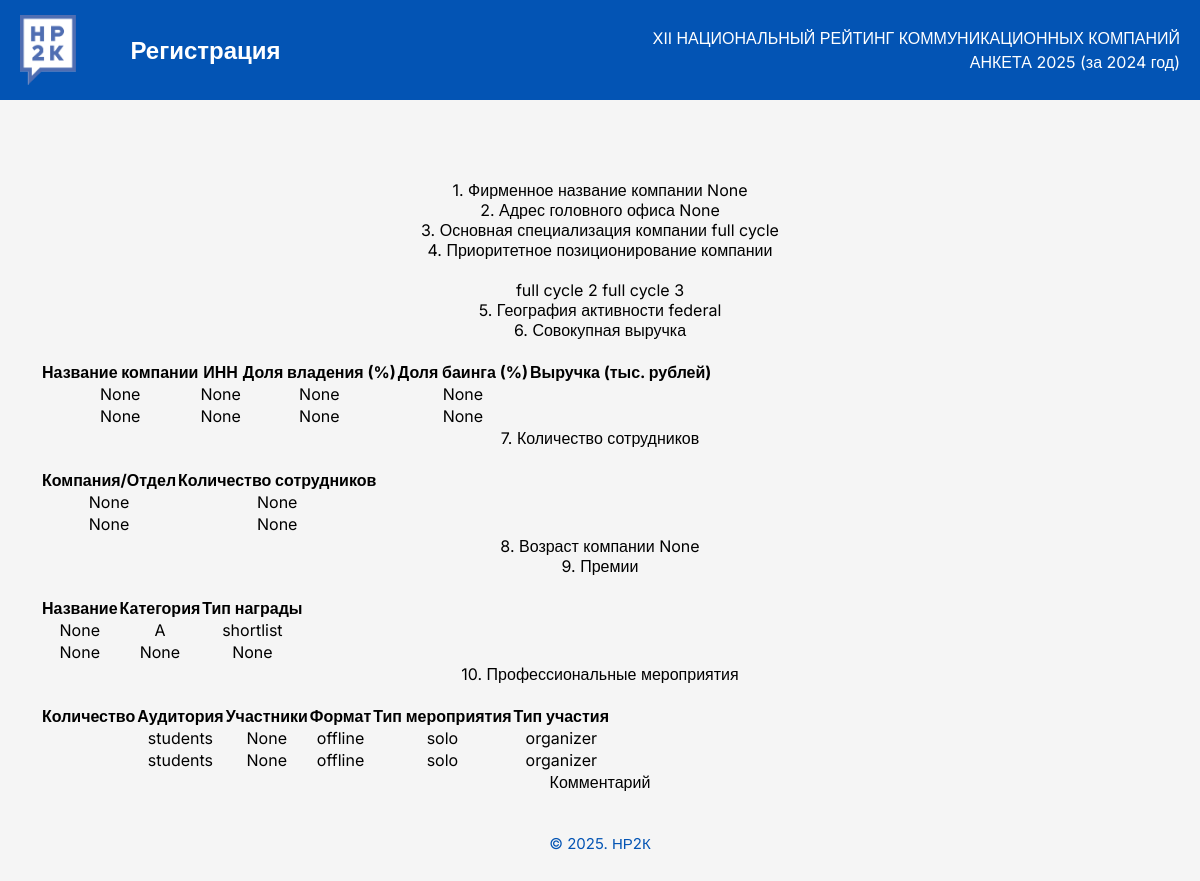
Before: /survey/58/ (signed in) with the older database file.
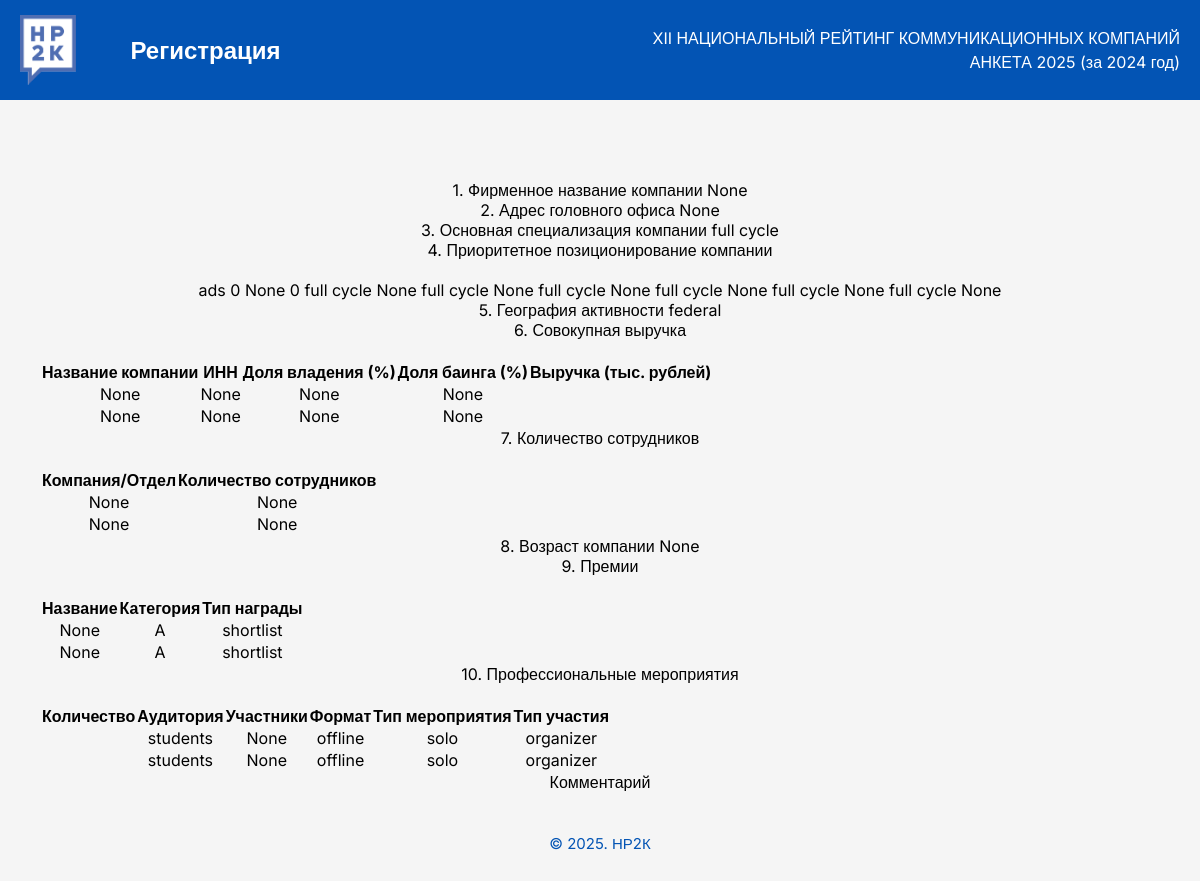
After: the same page with the newer database file.
### website/models.py (models this page shows, shortened)
class CompanySurvey(models.Model):
    GEOGRAPHY_CHOICES = [
        ('federal', 'Федеральный уровень'),
        ('regional', 'Региональный уровень'),
    ]
    SPECIALIZATION_CHOICES = [
        ('full cycle', 'Агентство полного цикла'),
        ('service', 'Маркетинговые коммуникации / Маркетинговые услуги'),
        ('explore', 'Коммуникационные исследования и аналитика / Исследования и аналитика'),
        ('commune',
         'Корпоративные и общественные коммуникации, связи с общественностью и органами публичной власти / Связи с общественностью'),
        ('consult', 'Политические коммуникации / Политическое консультирование'),
        ('ads', 'Рекламные коммуникации / Реклама'),
        ('event', 'Событийные коммуникации / Мероприятия / Event'),
        ('digital', 'Цифровые коммуникации / Digital'),
    ]
    user = models.ForeignKey(User, on_delete=models.CASCADE, related_name='surveys',blank=True, null=True)
    company_name = models.CharField(max_length=255, verbose_name="Фирменное наименование",blank=True,null=True)
    company_address = models.CharField(max_length=255,verbose_name="Адрес головного офиса",blank=True,null=True)
    specialization = models.CharField(choices=SPECIALIZATION_CHOICES, max_length=255, verbose_name="Основная специализация",blank=True,null=True)
    revenue = models.DecimalField(max_digits=12, decimal_places=2, verbose_name="Совокупная выручка", null=True, blank=True)
    geography_activity = models.CharField(
        max_length=20,
        choices=GEOGRAPHY_CHOICES,
        default='federal',
        verbose_name="География активности",
        null=True,blank=True
    )
    company_age = models.PositiveIntegerField(
        verbose_name="Возраст компании (лет)",
        null=True,
        blank=True
    )
    num_expert_employees = models.PositiveIntegerField(
        verbose_name="Количество сотрудников-экспертов",
        null=True,
        blank=True
    )
    num_employees_over_3_years = models.PositiveIntegerField(
        verbose_name="Количество сотрудников, работающих более 3 лет",
        null=True,
        blank=True
    )
    num_employees_in_communications = models.PositiveIntegerField(
        verbose_name="Количество сотрудников, работающих в коммуникациях более 3 лет",
        null=True,
        blank=True
    )
    num_government_awards = models.PositiveIntegerField(
        verbose_name="Количество государственных наград",
        null=True,
        blank=True
    )
    num_certificates = models.PositiveIntegerField(
        verbose_name="Количество сертификатов",
        null=True,
        blank=True
    )
    submission_date = models.DateField(auto_now_add=True, verbose_name="Дата заполнения")
    user_comment = models.TextField(
        verbose_name="Комментарий пользователя",
        null=True,
        blank=True
    )
    moderator_comment = models.TextField(
        verbose_name="Комментарий модератора",
        null=True,
        blank=True
    )
    survey_file = models.FileField(upload_to='survey_docs/', null=True, blank=True, verbose_name="File")
    doc = models.FileField(upload_to='survey_docs/', null=True, blank=True, verbose_name="Заверенный документ")
    logo = models.FileField(upload_to='survey_docs/', null=True, blank=True, verbose_name="Логотип")

class CompanyPositioning(models.Model):
    SERVICE_CHOICES = [
        ('full cycle', 'Агентство полного цикла'),
        ('service', 'Маркетинговые коммуникации / Маркетинговые услуги'),
        ('explore', 'Коммуникационные исследования и аналитика / Исследования и аналитика'),
        ('commune',
         'Корпоративные и общественные коммуникации, связи с общественностью и органами публичной власти / Связи с общественностью'),
        ('consult', 'Политические коммуникации / Политическое консультирование'),
        ('ads', 'Рекламные коммуникации / Реклама'),
        ('event', 'Событийные коммуникации / Мероприятия / Event'),
        ('digital', 'Цифровые коммуникации / Digital'),
    ]
    survey = models.ForeignKey(CompanySurvey, on_delete=models.CASCADE, related_name='positionings')
    service = models.CharField(max_length=255, choices=SERVICE_CHOICES, default='full cycle', verbose_name="Позиционирование",null=True,blank=True)
    revenue_share = models.PositiveIntegerField(verbose_name="Распределение выручки (%)",null=True,blank=True)

class CompanyRevenue(models.Model):
    survey = models.ForeignKey(
        'CompanySurvey',
        on_delete=models.CASCADE,
        related_name='revenues',
        verbose_name="Анкета"
        ,null=True,blank=True
    )
    company_name = models.CharField(
        max_length=255,
        verbose_name="Название компании",null=True,blank=True
    )
    inn = models.CharField(
        max_length=12,
        verbose_name="ИНН компании",null=True,blank=True
    )
    ownership_share = models.DecimalField(
        max_digits=5,
        decimal_places=2,
        verbose_name="Доля владения (%)",null=True,blank=True
    )
    buying_share = models.DecimalField(
        max_digits=5,
        decimal_places=2,
        verbose_name="Доля баинга в выручке (%)",null=True,blank=True
    )
    revenue_amount = models.DecimalField(
        max_digits=15,
        decimal_places=2,
        verbose_name="Доля выручки (тыс. рублей)",null=True,blank=True
    )

class CompanyEmployees(models.Model):
    survey = models.ForeignKey(CompanySurvey, on_delete=models.CASCADE, related_name='employees')
    department = models.CharField(max_length=255, verbose_name="Название компании/отдела",null=True,blank=True)
    employee_count = models.PositiveIntegerField(verbose_name="Количество сотрудников",null=True,blank=True)

class CompanyAwards(models.Model):
    survey = models.ForeignKey(CompanySurvey, on_delete=models.CASCADE, related_name='awards')
    award_name = models.CharField(max_length=255, verbose_name="Название премии",null=True,blank=True)
    award_category = models.CharField(max_length=50, verbose_name="Категория премии",null=True,blank=True)
    award_type = models.CharField(max_length=50, verbose_name="Тип награды",null=True,blank=True)

class CompanyEvent(models.Model):
    EVENT_FORMAT_CHOICES = [
        ('online', 'Онлайн'),
        ('offline', 'Оффлайн'),
    ]
    PARTICIPATION_TYPE_CHOICES = [
        ('organizer', 'Организатор'),
        ('sooorganizer', 'Со-организатор'),
    ]
    EVENT_TYPE_CHOICES = [('solo', 'Единичное'), ('complex', 'Комплексная программа')]
    AUDIENCE_TYPE_CHOICES = [('students', 'Студенты'), ('prof', 'Проф. Сообщества')]
    survey = models.ForeignKey(
        'CompanySurvey',
        on_delete=models.CASCADE,
        related_name='events',
        verbose_name="Анкета"
    )
    event_name = models.CharField(max_length=255, verbose_name="Название мероприятия", null=True, blank=True)
    event_count = models.PositiveIntegerField(verbose_name="Количество мероприятий",null=True,blank=True)
    audience = models.CharField(max_length=255, choices=AUDIENCE_TYPE_CHOICES, default='students',verbose_name="Аудитория",null=True,blank=True)
    participant_count = models.PositiveIntegerField(verbose_name="Количество участников",null=True,blank=True)
    event_format = models.CharField(
        max_length=10,
        choices=EVENT_FORMAT_CHOICES, default='offline',
        verbose_name="Формат проведения",null=True
    )
    event_type = models.CharField(max_length=255,choices=EVENT_TYPE_CHOICES,default= 'solo', verbose_name="Формат мероприятия",null=True,blank=True)
    participation_type = models.CharField(
        max_length=15,
        choices=PARTICIPATION_TYPE_CHOICES,default='organizer',
        verbose_name="Тип участия",null=True
    )

### website/views.py (the view)
# urls.py: path('survey/<int:survey_id>/', views.view_survey, name='view_survey'),
@login_required
def view_survey(request, survey_id):
    survey = get_object_or_404(CompanySurvey, id=survey_id, user=request.user)
    positionings = survey.positionings.all()
    revenues = survey.revenues.all()
    employees = survey.employees.all()
    awards = survey.awards.all()
    events = survey.events.all()
    context = {
        'survey': survey,
        'positionings': positionings,
        'revenues': revenues,
        'employees': employees,
        'awards': awards,
        'events': events,
    }
    return render(request, 'view_survey.html', context)

### templates/view_survey.html (shortened to what this page needs)
{% extends "base.html" %}
{% block content %}
{% load static %}
<link rel="stylesheet" href="{% static 'registration.css' %}">
<div class="container">
        <div class="form-group">
            <label>1. Фирменное название компании</label>
            {{ survey.company_name }}
        </div>
        <div class="form-group">
            <label for="{{ survey_form.company_address.id_for_label }}">2. Адрес головного офиса</label>
            {{ survey.company_address }}
        </div>
        <div class="form-group">
            <label for="{{ survey_form.specialization.id_for_label }}">3. Основная специализация компании</label>
            {{ survey.specialization }}
        </div>
        <div class="form-group">
            <label>4. Приоритетное позиционирование компании</label>
            <div id="positioning-section" class="dynamic-section">
                <div class="row">
                    {% for positioning in positionings %}
                    {{ positioning.service }}
                    {{ positioning.revenue_share }}
                {% endfor %}
                </div>
            </div>
        </div>
        <div class="form-group">
            <label>5. География активности</label>
            {{ survey.geography_activity }}
        </div>
        <div class="form-group">
            <label>6. Совокупная выручка</label>
            <div id="revenue-section" class="dynamic-section">
                <table>
                    <thead>
                        <tr>
                            <th>Название компании</th>
                            <th>ИНН</th>
                            <th>Доля владения (%)</th>
                            <th>Доля баинга (%)</th>
                            <th>Выручка (тыс. рублей)</th>
                        </tr>
                    </thead>
                    <tbody>
                        {% for revenue in revenues %}
                        <tr>
                            <td>{{ revenue.company_name }}</td>
                            <td>{{ revenue.inn }}</td>
                            <td>{{ revenue.ownership_share }}</td>
                            <td>{{ revenue.buying_share }}</td>
                            <td>{{ revenue.amount }}</td>
                        </tr>
                        {% endfor %}
                    </tbody>
                </table>
            </div>
        </div>
        <div class="form-group">
            <label>7. Количество сотрудников</label>
            <div id="employees-section" class="dynamic-section">
                <table>
                    <thead>
                        <tr>
                            <th>Компания/Отдел</th>
                            <th>Количество сотрудников</th>
                        </tr>
                    </thead>
                    <tbody>
                        {% for employee in employees %}
                        <tr>
                            <td>{{ employee.department }}</td>
                            <td>{{ employee.employee_count }}</td>
                        </tr>
                        {% endfor %}
                    </tbody>
                </table>
            </div>        </div>
        <div class="form-group">
            <label>8. Возраст компании</label>
            {{ survey.company_age }}
        </div>
        <div class="form-group">
            <label>9. Премии</label>
            <div id="awards-section" class="dynamic-section">
                <table>
                    <thead>
                        <tr>
                            <th>Название</th>
                            <th>Категория</th>
                            <th>Тип награды</th>
                        </tr>
                    </thead>
                    <tbody>
                        {% for award in awards %}
                        <tr>
                            <td>{{ award.award_name }}</td>
                            <td>{{ award.award_category }}</td>
                            <td>{{ award.award_type }}</td>
                        </tr>
                        {% endfor %}
                    </tbody>
                </table>
            </div>
        </div>
        <div class="form-group">
            <label>10. Профессиональные мероприятия</label>
            <div id="events-section" class="dynamic-section">
                <table>
                    <thead>
                        <tr>
                            <th>Количество</th>
                            <th>Аудитория</th>
                            <th>Участники</th>
                            <th>Формат</th>
                            <th>Тип мероприятия</th>
                            <th>Тип участия</th>
                        </tr>
                    </thead>
                    <tbody>
                        {% for event in events %}
                        <tr>
                            <td>{{ event.count }}</td>
                            <td>{{ event.audience }}</td>
                            <td>{{ event.participant_count }}</td>
                            <td>{{ event.event_format }}</td>
                            <td>{{ event.event_type }}</td>
                            <td>{{ event.participation_type }}</td>
                        </tr>
                        {% endfor %}
                    </tbody>
                </table>
            </div>
        </div>
        <div class="form-group">
            <label>Комментарий</label>
        </div>
</div>
{% endblock %}

### templates/base.html (shortened to what this page needs)
{% load static %}
<!DOCTYPE html>
<html lang="ru">
  <head>
    <link rel="stylesheet" href="{% static 'css/other/vars.css' %}" />
    <link rel="stylesheet" href="{% static 'css/other/styles.css' %}" />
    <link rel="stylesheet" href="{% static 'css/other/fonts.css' %}" />
    <link rel="stylesheet" href="{% static 'css/components/components.css' %}" />
    <link rel="stylesheet" href="{% static 'css/components/header.css' %}" />
    <link rel="stylesheet" href="{% static 'css/components/footer.css' %}" />
  </head>
  <body>
    <div class="top-bar">
      <div class="top-bar-content">
        <div class="logo">
          <img src="{% static 'images/logo.png' %}" alt="НР 2К" />
          <b class="logo-title">Регистрация</b>
        </div>
        <div class="title">
          XII НАЦИОНАЛЬНЫЙ РЕЙТИНГ КОММУНИКАЦИОННЫХ КОМПАНИЙ<br />
          АНКЕТА 2025 (за 2024 год)
        </div>
      </div>
    </div>
    <div class="container">
      {% block content %}{% endblock %}
    </div>
    <footer class="footer">
        <div class="footer-text">© 2025. НР2К</div>
    </footer>
  </body>
</html>

### static/css/other/vars.css (style rules this page uses)
:root { --blue: #0354B4; --grey: #3C3C3C; --red: #FE3036; }

### static/css/other/styles.css (style rules this page uses)
* { margin: 0; padding: 0; box-sizing: border-box; }
html { height: 100%; }
body { margin: 0; background-color: #f5f5f5; display: flex; flex-direction: column; justify-content: flex-start; align-items: center; min-height: 100%; font-family: "Inter", sans-serif; }
.container { width: 100%; max-width: 1400px; padding: 20px; text-align: center; margin-top: 20px; box-sizing: border-box; }
.dynamic-section { margin-top: 20px; }

### static/css/components/header.css (style rules this page uses)
.top-bar { background-color: var(--blue); color: white; padding: 15px 20px; display: flex; justify-content: space-between; align-items: center; width: 100%; }
.top-bar-content { display: flex; justify-content: space-between; align-items: center; gap: 20px; width: 100%; }
.logo { font-size: 24px; font-weight: bold; display: flex; gap: 54px; align-items: center; }
.logo img { height: 70px; width: auto; }
.title { text-align: right; font-size: 16px; font-weight: normal; line-height: 1.5; }

### static/css/components/footer.css (style rules this page uses)
.footer { flex-grow: 1; display: flex; align-items: end; margin-bottom: 44px; }
.footer-text { font-size: 15px; line-height: 24px; color: var(--blue); }

Changed rows visible on the page:
removed CompanyPositioning: service "full cycle", revenue_share "2"
removed CompanyPositioning: service "full cycle", revenue_share "3"
added CompanyPositioning: service "ads", revenue_share "0"
added CompanyPositioning: service "None", revenue_share "0"
added CompanyPositioning: service "full cycle", revenue_share "None"
added CompanyPositioning: service "full cycle", revenue_share "None"
added CompanyPositioning: service "full cycle", revenue_share "None"
added CompanyPositioning: service "full cycle", revenue_share "None"
added CompanyPositioning: service "full cycle", revenue_share "None"
added CompanyPositioning: service "full cycle", revenue_share "None"
changed CompanyAwards (number 2 of 2 on the later page): award_category "None" → "A"; award_type "None" → "shortlist"
